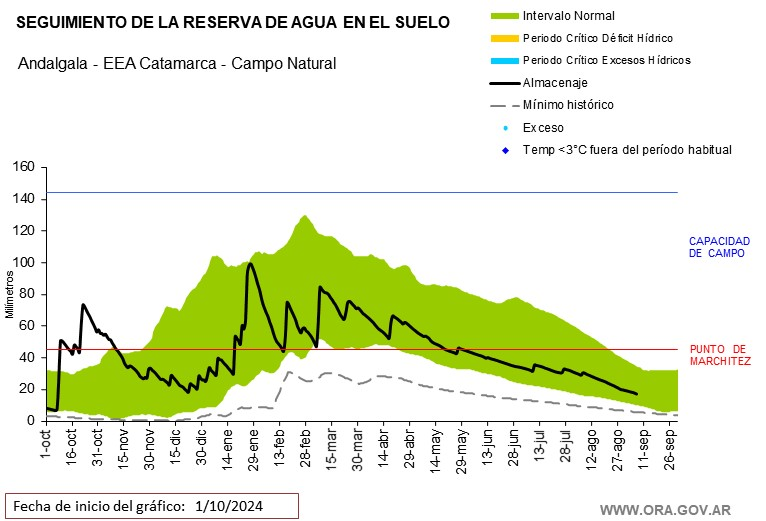
#> input picture origen/ANDA_CN.jpg, 766 x 521 px; its folder holds only this picture in this run
$ jupyter execute Gus_ora_resizar.ipynb
#> lines starting #> are read from the running program, lines starting #| are printed output that depends on the picture
## Importar librerías

[cell 1]
from PIL import Image
import os
import glob

## Carga de datos

[cell 2]
def resize_images(input_folder, output_folder, target_size=(541, 368)):
    """
    Redimensiona todas las imágenes en una carpeta

    Args:
        input_folder (str): Carpeta de origen
        output_folder (str): Carpeta de destino
        target_size (tuple): Tamaño objetivo (ancho, alto)
    """
#> called with input_folder = 'origen', output_folder = 'destino', target_size = (541, 368)

    # Crear carpeta de salida si no existe
    if not os.path.exists(output_folder):
        os.makedirs(output_folder)

    # Formatos de imagen soportados
    extensions = ('*.jpg', '*.jpeg', '*.png', '*.bmp', '*.tiff', '*.webp')

    for extension in extensions:
        # Buscar todas las imágenes con la extensión
        for image_path in glob.glob(os.path.join(input_folder, extension)):
            try:
                # Abrir imagen
                with Image.open(image_path) as img:
                    # Redimensionar manteniendo relación de aspecto
#> img is the input picture: PIL image 766x521 RGB; mean R, G, B 231.7, 237.4, 213.2
                    img_resized = img.resize(target_size, Image.LANCZOS)
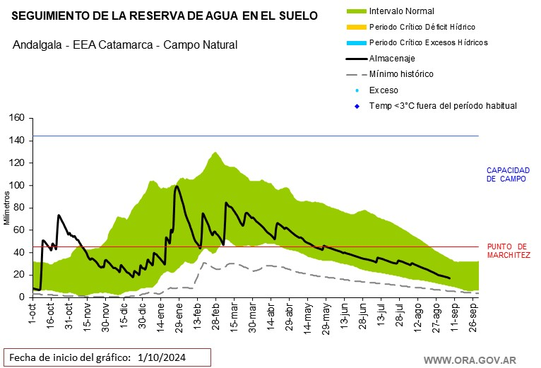
#> img_resized: PIL image 541x368 RGB; mean R, G, B 231.1, 236.9, 212.7

                    # Guardar imagen redimensionada
                    filename = os.path.basename(image_path)
                    output_path = os.path.join(output_folder, filename)
                    img_resized.save(output_path)

                    print(f"Imagen redimensionada: {filename}")

            except Exception as e:
                print(f"Error procesando {image_path}: {e}")
